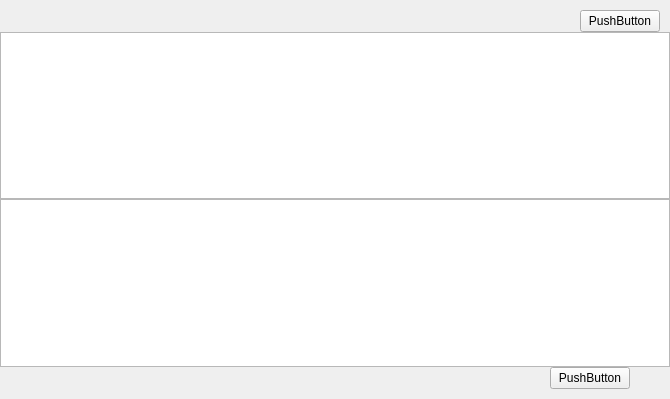
<?xml version="1.0" encoding="UTF-8"?>
<ui version="4.0">
 <class>Context</class>
 <widget class="QWidget" name="Context">
  <property name="geometry">
   <rect>
    <x>0</x>
    <y>0</y>
    <width>670</width>
    <height>399</height>
   </rect>
  </property>
  <property name="windowTitle">
   <string>Form</string>
  </property>
  <layout class="QVBoxLayout" name="verticalLayout">
   <property name="spacing">
    <number>0</number>
   </property>
   <property name="leftMargin">
    <number>0</number>
   </property>
   <property name="topMargin">
    <number>0</number>
   </property>
   <property name="rightMargin">
    <number>0</number>
   </property>
   <property name="bottomMargin">
    <number>10</number>
   </property>
   <item>
    <layout class="QHBoxLayout" name="horizontalLayout">
     <property name="spacing">
      <number>0</number>
     </property>
     <property name="topMargin">
      <number>10</number>
     </property>
     <property name="rightMargin">
      <number>10</number>
     </property>
     <item>
      <spacer name="horizontalSpacer">
       <property name="orientation">
        <enum>Qt::Horizontal</enum>
       </property>
       <property name="sizeHint" stdset="0">
        <size>
         <width>40</width>
         <height>20</height>
        </size>
       </property>
      </spacer>
     </item>
     <item>
      <widget class="QPushButton" name="pushButton">
       <property name="text">
        <string>PushButton</string>
       </property>
      </widget>
     </item>
    </layout>
   </item>
   <item>
    <widget class="QListWidget" name="ctxListWnd"/>
   </item>
   <item>
    <widget class="QTextEdit" name="textEdit"/>
   </item>
   <item>
    <layout class="QHBoxLayout" name="horizontalLayout_2">
     <item>
      <spacer name="horizontalSpacer_2">
       <property name="orientation">
        <enum>Qt::Horizontal</enum>
       </property>
       <property name="sizeHint" stdset="0">
        <size>
         <width>40</width>
         <height>20</height>
        </size>
       </property>
      </spacer>
     </item>
     <item>
      <widget class="QPushButton" name="pushButton_2">
       <property name="text">
        <string>PushButton</string>
       </property>
      </widget>
     </item>
     <item>
      <spacer name="horizontalSpacer_3">
       <property name="orientation">
        <enum>Qt::Horizontal</enum>
       </property>
       <property name="sizeType">
        <enum>QSizePolicy::Fixed</enum>
       </property>
       <property name="sizeHint" stdset="0">
        <size>
         <width>40</width>
         <height>20</height>
        </size>
       </property>
      </spacer>
     </item>
    </layout>
   </item>
  </layout>
 </widget>
 <resources/>
 <connections/>
</ui>
